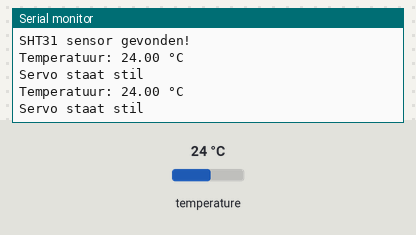
A sketch run on a simulated Arduino Uno, built with avr-gcc and run on an emulated ATmega328P. On the bench: the last lines printed to the serial monitor. The test bench sets the inputs (shaded band); at power-on: temperature 24 °C.

Above: at 2.8 s.
2.9 s: temperature set to 26.5 °C
At 4.9 s:
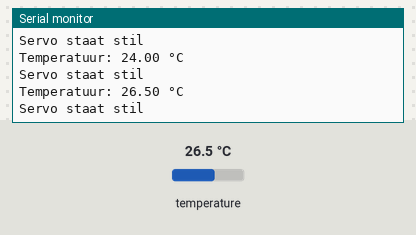
5.6 s: temperature set to 27.5 °C
At 7.2 s:
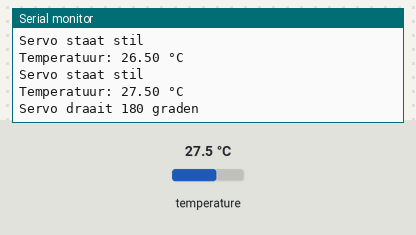
Timing chart, 0 to 8.7 s (numbered marks = the images above; inputs shaded):
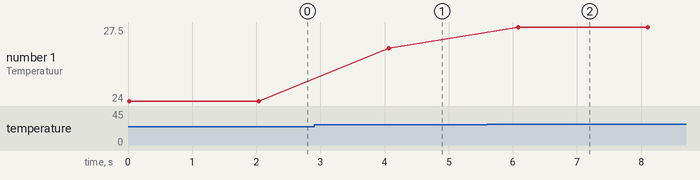

Measured:
- the behaviour switches between 27 and 27.1 °C on temperature (found by bisection; images 1 and 2)
- after the input at 2.9 s, the serial monitor: prints a new line after 1.2 s (image 1)
- after the input at 5.6 s, the serial monitor: prints a new line after 0.48 s (image 2)
- plotted number 1: 24 → 26.5 after the input at 2.9 s, 26.5 → 27.5 after the input at 5.6 s

The sketch:

SHT3X_temperatuur_inlezen.ino
```cpp
#include <Wire.h>
#include <Adafruit_SHT31.h>

// Maak een instantie van de SHT31 sensor
Adafruit_SHT31 sht31 = Adafruit_SHT31();

void setup() {
  Serial.begin(115200); // Start de seriële communicatie met 115200 baud
  while (!Serial) {
    ; // Wacht tot de seriële poort beschikbaar is
  }
  Serial.println("Seriële communicatie gestart.");

  if (!sht31.begin(0x44)) { // Start de sensor op het standaard I2C-adres 0x44
    Serial.println("Kon SHT31 sensor niet vinden!");
    while (1) delay(1); // Blijf in een lus als de sensor niet wordt gevonden
  } else {
    Serial.println("SHT31 sensor gevonden!");
  }
}

void loop() {
  float temperature = sht31.readTemperature(); // Lees de temperatuur

  if (!isnan(temperature)) { // Controleer of de waarden geldig zijn
    Serial.print("Temperatuur: "); Serial.print(temperature); Serial.println(" °C");
  } else {
    Serial.println("Fout bij het lezen van de SHT31 sensor!");
  }

  //Temperatuur
  if(temperature > 27){
    Serial.println("Servo draait 180 graden");
  } else {
    Serial.println("Servo staat stil");
  }


  delay(2000); // Wacht 2 seconden voor de volgende meting
}
```

Wemos_draaien_invoer.ino
```cpp

```
